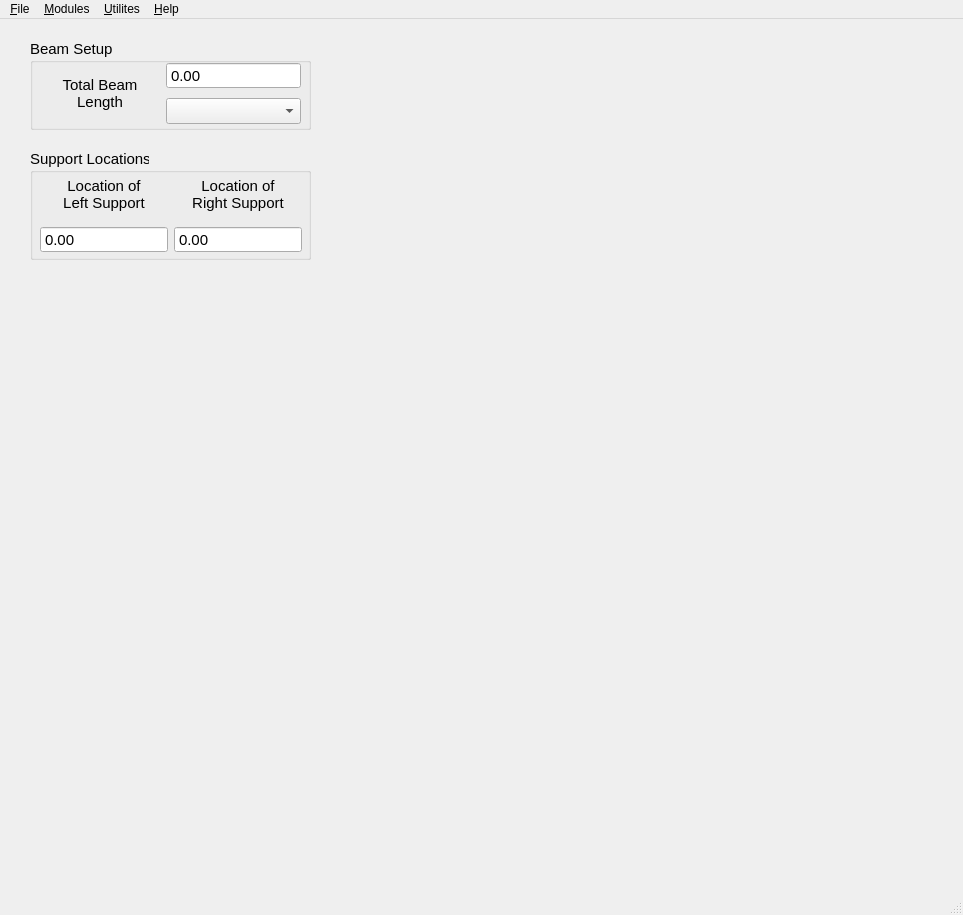
<?xml version="1.0" encoding="UTF-8"?>
<ui version="4.0">
 <class>MElist</class>
 <widget class="QMainWindow" name="MElist">
  <property name="geometry">
   <rect>
    <x>0</x>
    <y>0</y>
    <width>963</width>
    <height>915</height>
   </rect>
  </property>
  <property name="sizePolicy">
   <sizepolicy hsizetype="Fixed" vsizetype="Fixed">
    <horstretch>0</horstretch>
    <verstretch>0</verstretch>
   </sizepolicy>
  </property>
  <property name="minimumSize">
   <size>
    <width>270</width>
    <height>610</height>
   </size>
  </property>
  <property name="maximumSize">
   <size>
    <width>16777215</width>
    <height>16777215</height>
   </size>
  </property>
  <property name="focusPolicy">
   <enum>Qt::FocusPolicy::WheelFocus</enum>
  </property>
  <property name="windowTitle">
   <string>MainWindow</string>
  </property>
  <property name="tabShape">
   <enum>QTabWidget::TabShape::Rounded</enum>
  </property>
  <property name="dockNestingEnabled">
   <bool>false</bool>
  </property>
  <property name="unifiedTitleAndToolBarOnMac">
   <bool>false</bool>
  </property>
  <widget class="QWidget" name="centralwidget">
   <widget class="QGroupBox" name="supportlocation">
    <property name="geometry">
     <rect>
      <x>30</x>
      <y>130</y>
      <width>281</width>
      <height>111</height>
     </rect>
    </property>
    <property name="sizePolicy">
     <sizepolicy hsizetype="Preferred" vsizetype="Fixed">
      <horstretch>0</horstretch>
      <verstretch>0</verstretch>
     </sizepolicy>
    </property>
    <property name="font">
     <font>
      <family>Arial</family>
      <pointsize>11</pointsize>
     </font>
    </property>
    <property name="title">
     <string>Support Locations</string>
    </property>
    <widget class="QWidget" name="layoutWidget">
     <property name="geometry">
      <rect>
       <x>10</x>
       <y>20</y>
       <width>262</width>
       <height>84</height>
      </rect>
     </property>
     <layout class="QHBoxLayout" name="horizontalLayout_4">
      <item>
       <layout class="QVBoxLayout" name="verticalLayout_5">
        <item>
         <widget class="QLabel" name="label_4">
          <property name="text">
           <string>Location of
Left Support</string>
          </property>
          <property name="alignment">
           <set>Qt::AlignmentFlag::AlignCenter</set>
          </property>
         </widget>
        </item>
        <item>
         <widget class="QDoubleSpinBox" name="doubleSpinBox">
          <property name="sizePolicy">
           <sizepolicy hsizetype="Expanding" vsizetype="Fixed">
            <horstretch>0</horstretch>
            <verstretch>0</verstretch>
           </sizepolicy>
          </property>
          <property name="buttonSymbols">
           <enum>QAbstractSpinBox::ButtonSymbols::NoButtons</enum>
          </property>
          <property name="maximum">
           <double>100000000.000000000000000</double>
          </property>
         </widget>
        </item>
       </layout>
      </item>
      <item>
       <layout class="QVBoxLayout" name="verticalLayout_4">
        <item>
         <widget class="QLabel" name="label_5">
          <property name="text">
           <string>Location of
Right Support</string>
          </property>
          <property name="alignment">
           <set>Qt::AlignmentFlag::AlignCenter</set>
          </property>
         </widget>
        </item>
        <item>
         <widget class="QDoubleSpinBox" name="doubleSpinBox_2">
          <property name="sizePolicy">
           <sizepolicy hsizetype="Expanding" vsizetype="Fixed">
            <horstretch>0</horstretch>
            <verstretch>0</verstretch>
           </sizepolicy>
          </property>
          <property name="buttonSymbols">
           <enum>QAbstractSpinBox::ButtonSymbols::NoButtons</enum>
          </property>
          <property name="maximum">
           <double>100000000.000000000000000</double>
          </property>
         </widget>
        </item>
       </layout>
      </item>
     </layout>
    </widget>
   </widget>
   <widget class="QGroupBox" name="Beamsetuplength">
    <property name="geometry">
     <rect>
      <x>30</x>
      <y>20</y>
      <width>281</width>
      <height>91</height>
     </rect>
    </property>
    <property name="sizePolicy">
     <sizepolicy hsizetype="Preferred" vsizetype="Fixed">
      <horstretch>0</horstretch>
      <verstretch>0</verstretch>
     </sizepolicy>
    </property>
    <property name="font">
     <font>
      <family>Arial</family>
      <pointsize>11</pointsize>
     </font>
    </property>
    <property name="title">
     <string>Beam Setup</string>
    </property>
    <widget class="QWidget" name="layoutWidget_2">
     <property name="geometry">
      <rect>
       <x>10</x>
       <y>20</y>
       <width>261</width>
       <height>68</height>
      </rect>
     </property>
     <layout class="QHBoxLayout" name="horizontalLayout">
      <item>
       <widget class="QLabel" name="label_2">
        <property name="sizePolicy">
         <sizepolicy hsizetype="Preferred" vsizetype="Preferred">
          <horstretch>0</horstretch>
          <verstretch>0</verstretch>
         </sizepolicy>
        </property>
        <property name="minimumSize">
         <size>
          <width>120</width>
          <height>0</height>
         </size>
        </property>
        <property name="text">
         <string>Total Beam
Length</string>
        </property>
        <property name="alignment">
         <set>Qt::AlignmentFlag::AlignCenter</set>
        </property>
       </widget>
      </item>
      <item>
       <layout class="QVBoxLayout" name="verticalLayout">
        <item>
         <widget class="QDoubleSpinBox" name="Beamlength">
          <property name="sizePolicy">
           <sizepolicy hsizetype="Expanding" vsizetype="Fixed">
            <horstretch>0</horstretch>
            <verstretch>0</verstretch>
           </sizepolicy>
          </property>
          <property name="buttonSymbols">
           <enum>QAbstractSpinBox::ButtonSymbols::NoButtons</enum>
          </property>
          <property name="maximum">
           <double>100000000.000000000000000</double>
          </property>
         </widget>
        </item>
        <item>
         <widget class="QComboBox" name="beamlengthunits"/>
        </item>
       </layout>
      </item>
     </layout>
    </widget>
   </widget>
  </widget>
  <widget class="QStatusBar" name="statusbar"/>
  <widget class="QMenuBar" name="menubar">
   <property name="geometry">
    <rect>
     <x>0</x>
     <y>0</y>
     <width>963</width>
     <height>33</height>
    </rect>
   </property>
   <widget class="QMenu" name="menu_File">
    <property name="title">
     <string>&amp;File</string>
    </property>
    <widget class="QMenu" name="menu_Settings">
     <property name="title">
      <string>Settings</string>
     </property>
     <addaction name="actionTheme"/>
    </widget>
    <addaction name="menu_Settings"/>
    <addaction name="actionQuit"/>
   </widget>
   <widget class="QMenu" name="menu_Utilites">
    <property name="title">
     <string>&amp;Utilites</string>
    </property>
    <widget class="QMenu" name="menuTables">
     <property name="title">
      <string>Tables</string>
     </property>
     <addaction name="actionMaterials_list"/>
     <addaction name="actionCross_Sectional_Beams_and_Shapes_Lists"/>
     <addaction name="actionSaftey_Factors"/>
     <addaction name="actionFit_Classes"/>
    </widget>
    <addaction name="actionNotepad"/>
    <addaction name="actionCalculator"/>
    <addaction name="actionScreenshot"/>
    <addaction name="menuTables"/>
   </widget>
   <widget class="QMenu" name="menu_Help">
    <property name="title">
     <string>&amp;Help</string>
    </property>
    <widget class="QMenu" name="menuModules_help">
     <property name="title">
      <string>Modules</string>
     </property>
     <widget class="QMenu" name="menuGeneral_Analysis_help">
      <property name="title">
       <string>General Analysis</string>
      </property>
      <addaction name="actionUnit_Converter_help"/>
      <addaction name="actionMoments_of_Inertia_help"/>
      <addaction name="actionVectors_help"/>
      <addaction name="actionFriction_and_Force_help"/>
      <addaction name="actionFasteners_help"/>
      <addaction name="actionMaterial_Properties_help"/>
      <addaction name="actionCM_and_CG_help"/>
     </widget>
     <widget class="QMenu" name="menuBeams_and_Loads_help">
      <property name="title">
       <string>Beams and Loads</string>
      </property>
      <widget class="QMenu" name="menuGeneral_Beam_Analysis">
       <property name="title">
        <string>General Beam Analysis</string>
       </property>
       <addaction name="actionTrusses_help"/>
       <addaction name="actionBeamsMoments_of_Inertia_help"/>
       <addaction name="actionShear_and_Moment_help"/>
       <addaction name="actionIndeterminate_Axial_Structures_help"/>
       <addaction name="actionFlexure_help"/>
       <addaction name="actionBeam_Deformation_help"/>
       <addaction name="actionAxial_Beam_Deformation_help"/>
       <addaction name="actionTorsional_Beam_Deformation_help"/>
       <addaction name="actionSupported_Beams_help"/>
       <addaction name="actionMohr_s_Circle_help"/>
      </widget>
      <widget class="QMenu" name="menuCombined_Loadings_help">
       <property name="title">
        <string>Combined Loadings</string>
       </property>
       <widget class="QMenu" name="menuEccentric_Loadings_help">
        <property name="title">
         <string>Eccentric Loadings</string>
        </property>
        <addaction name="actionC_Clamp_help"/>
        <addaction name="actionCompression_Link_help"/>
        <addaction name="actionTension_Link_help"/>
        <addaction name="actionPost_help"/>
       </widget>
       <widget class="QMenu" name="menuShear_Force_and_Bending_Moment_help">
        <property name="title">
         <string>Shear Force and Bending Moment</string>
        </property>
        <addaction name="actionPost_and_Beam_help"/>
       </widget>
       <widget class="QMenu" name="menuAxial_Torsional_and_Bending_Stresses_help">
        <property name="title">
         <string>Axial, Torsional, and Bending Stresses</string>
        </property>
        <addaction name="actionSolid_shaft_and_Pipe_help"/>
       </widget>
       <addaction name="menuEccentric_Loadings_help"/>
       <addaction name="menuShear_Force_and_Bending_Moment_help"/>
       <addaction name="menuAxial_Torsional_and_Bending_Stresses_help"/>
      </widget>
      <addaction name="menuGeneral_Beam_Analysis"/>
      <addaction name="menuCombined_Loadings_help"/>
     </widget>
     <widget class="QMenu" name="menuKinematics_help">
      <property name="title">
       <string>Kinematics</string>
      </property>
      <addaction name="actionKinematic_Diagraming_help"/>
      <addaction name="actionVector_and_Motion_Analysis_help"/>
     </widget>
     <widget class="QMenu" name="menuEngineering_and_Drafting_help">
      <property name="title">
       <string>Engineering and Drafting</string>
      </property>
      <addaction name="actionGDT_Checker_help"/>
      <addaction name="actionVirtual_Condition_Calculator_help"/>
      <addaction name="actionLimits_and_Fits_help"/>
      <addaction name="actionGDTFasteners_help"/>
      <addaction name="actionPaper_Gauging_help"/>
      <addaction name="actionTolerance_Finder_help"/>
      <addaction name="actionDiameter_Deviation_help"/>
     </widget>
     <widget class="QMenu" name="menuAdditional_Calculators_help">
      <property name="title">
       <string>Additional Calculators</string>
      </property>
      <addaction name="actionTorsion_help"/>
      <addaction name="actionPressure_help"/>
      <addaction name="actionMohr_s_Circle_2"/>
     </widget>
     <addaction name="menuGeneral_Analysis_help"/>
     <addaction name="menuBeams_and_Loads_help"/>
     <addaction name="menuKinematics_help"/>
     <addaction name="menuEngineering_and_Drafting_help"/>
     <addaction name="menuAdditional_Calculators_help"/>
    </widget>
    <addaction name="menuModules_help"/>
    <addaction name="actionAbout"/>
   </widget>
   <widget class="QMenu" name="menu_Modules">
    <property name="title">
     <string>&amp;Modules</string>
    </property>
    <widget class="QMenu" name="menu_General_Analysis">
     <property name="title">
      <string>General Analysis</string>
     </property>
     <addaction name="actionUnit_Converter"/>
     <addaction name="actionMoments_of_Inertia"/>
     <addaction name="actionVectors"/>
     <addaction name="actionFriction_and_Force"/>
     <addaction name="actionFasteners"/>
     <addaction name="actionMaterial_Properties"/>
     <addaction name="actionCM_and_CG"/>
    </widget>
    <widget class="QMenu" name="menu_Beams_and_Loads">
     <property name="title">
      <string>Beams and Loads</string>
     </property>
     <widget class="QMenu" name="menu_Generic_Beam_Analysis">
      <property name="title">
       <string>Generic Beam Analysis</string>
      </property>
      <addaction name="actionTrusses"/>
      <addaction name="actionBeamsMoments_of_Inertia"/>
      <addaction name="actionShear_and_Moment"/>
      <addaction name="actionIndeterminate_Axial_Structures"/>
      <addaction name="actionFlexure"/>
      <addaction name="actionBeam_Deformation"/>
      <addaction name="actionAxial_Beam_Deformation"/>
      <addaction name="actionTorsional_Beam_Deformation"/>
      <addaction name="actionSupported_Beams"/>
      <addaction name="actionMohr_s_Circle"/>
     </widget>
     <widget class="QMenu" name="menuCombined_Loadings">
      <property name="title">
       <string>Combined Loadings</string>
      </property>
      <widget class="QMenu" name="menuEccentric_Loadings">
       <property name="title">
        <string>Eccentric Loadings</string>
       </property>
       <addaction name="actionC_Clamp"/>
       <addaction name="actionCompression_Link"/>
       <addaction name="actionTension_Link"/>
       <addaction name="actionPost"/>
      </widget>
      <widget class="QMenu" name="menuShear_Force_and_Bending_Moment">
       <property name="title">
        <string>Shear Force and Bending Moment</string>
       </property>
       <addaction name="actionPost_and_Beam"/>
      </widget>
      <widget class="QMenu" name="menuAxial_Torsional_and_Bending_Stresses">
       <property name="title">
        <string>Axial, Torsional, and Bending Stresses</string>
       </property>
       <addaction name="actionSolid_Shaft_and_Pipe"/>
      </widget>
      <addaction name="menuEccentric_Loadings"/>
      <addaction name="menuShear_Force_and_Bending_Moment"/>
      <addaction name="menuAxial_Torsional_and_Bending_Stresses"/>
     </widget>
     <addaction name="menu_Generic_Beam_Analysis"/>
     <addaction name="menuCombined_Loadings"/>
    </widget>
    <widget class="QMenu" name="menu_Kinematics">
     <property name="title">
      <string>Kinematics</string>
     </property>
     <addaction name="actionKinematic_Diagraming"/>
     <addaction name="actionVector_Analysis"/>
    </widget>
    <widget class="QMenu" name="menu_Egineering_and_Drafting">
     <property name="title">
      <string>Egineering and Drafting</string>
     </property>
     <addaction name="actionGDT_Checker"/>
     <addaction name="actionVirtual_Condition_Calculator"/>
     <addaction name="actionLimits_and_Fits"/>
     <addaction name="actionGDTFasteners"/>
     <addaction name="actionPaper_Gauging"/>
     <addaction name="actionTolerance_Finder"/>
     <addaction name="actionDiameter_Deviation"/>
    </widget>
    <widget class="QMenu" name="menu_Additional_Calculators">
     <property name="title">
      <string>Additional Calculators</string>
     </property>
     <addaction name="actionTorsion"/>
     <addaction name="actionPressure"/>
     <addaction name="actionAddMohr_s_Circle"/>
    </widget>
    <addaction name="menu_General_Analysis"/>
    <addaction name="menu_Beams_and_Loads"/>
    <addaction name="menu_Kinematics"/>
    <addaction name="menu_Egineering_and_Drafting"/>
    <addaction name="menu_Additional_Calculators"/>
   </widget>
   <addaction name="menu_File"/>
   <addaction name="menu_Modules"/>
   <addaction name="menu_Utilites"/>
   <addaction name="menu_Help"/>
  </widget>
  <action name="actionUnit_Converter">
   <property name="text">
    <string>Unit Converter</string>
   </property>
  </action>
  <action name="actionMoments_of_Inertia">
   <property name="text">
    <string>Moments of Inertia</string>
   </property>
  </action>
  <action name="actionVectors">
   <property name="text">
    <string>Vectors</string>
   </property>
  </action>
  <action name="actionFriction_and_Force">
   <property name="text">
    <string>Friction and Force</string>
   </property>
  </action>
  <action name="actionFasteners">
   <property name="text">
    <string>Fasteners</string>
   </property>
  </action>
  <action name="actionMaterial_Properties">
   <property name="text">
    <string>Material Properties</string>
   </property>
  </action>
  <action name="actionCM_and_CG">
   <property name="text">
    <string>CM and CG</string>
   </property>
  </action>
  <action name="actionTrusses">
   <property name="text">
    <string>Trusses</string>
   </property>
  </action>
  <action name="actionBeamsMoments_of_Inertia">
   <property name="text">
    <string>Moments of Inertia</string>
   </property>
  </action>
  <action name="actionShear_and_Moment">
   <property name="text">
    <string>Shear and Moment</string>
   </property>
  </action>
  <action name="actionIndeterminate_Axial_Structures">
   <property name="text">
    <string>Indeterminate Axial Structures</string>
   </property>
  </action>
  <action name="actionFlexure">
   <property name="text">
    <string>Flexure</string>
   </property>
  </action>
  <action name="actionBeam_Deformation">
   <property name="text">
    <string>Beam Deformation</string>
   </property>
  </action>
  <action name="actionAxial_Beam_Deformation">
   <property name="text">
    <string>Axial Beam Deformation</string>
   </property>
  </action>
  <action name="actionTorsional_Beam_Deformation">
   <property name="text">
    <string>Torsional Beam Deformation</string>
   </property>
  </action>
  <action name="actionSupported_Beams">
   <property name="text">
    <string>Supported Beams</string>
   </property>
  </action>
  <action name="actionMohr_s_Circle">
   <property name="text">
    <string>Mohr's Circle</string>
   </property>
  </action>
  <action name="actionC_Clamp">
   <property name="text">
    <string>C-Clamp</string>
   </property>
  </action>
  <action name="actionCompression_Link">
   <property name="text">
    <string>Compression Link</string>
   </property>
  </action>
  <action name="actionTension_Link">
   <property name="text">
    <string>Tension Link</string>
   </property>
  </action>
  <action name="actionPost">
   <property name="text">
    <string>Post</string>
   </property>
  </action>
  <action name="actionPost_and_Beam">
   <property name="text">
    <string>Post and Beam</string>
   </property>
  </action>
  <action name="actionKinematic_Diagraming">
   <property name="text">
    <string>Kinematic Diagraming</string>
   </property>
  </action>
  <action name="actionVector_Analysis">
   <property name="text">
    <string>Vector Analysis</string>
   </property>
  </action>
  <action name="actionGDT_Checker">
   <property name="text">
    <string>GDT Checker</string>
   </property>
  </action>
  <action name="actionVirtual_Condition_Calculator">
   <property name="text">
    <string>Virtual Condition Calculator</string>
   </property>
  </action>
  <action name="actionLimits_and_Fits">
   <property name="text">
    <string>Limits and Fits</string>
   </property>
  </action>
  <action name="actionGDTFasteners">
   <property name="text">
    <string>Fasteners</string>
   </property>
  </action>
  <action name="actionPaper_Gauging">
   <property name="text">
    <string>Paper Gauging</string>
   </property>
  </action>
  <action name="actionTolerance_Finder">
   <property name="text">
    <string>Tolerance Finder</string>
   </property>
  </action>
  <action name="actionDiameter_Deviation">
   <property name="text">
    <string>Diameter Deviation</string>
   </property>
  </action>
  <action name="actionTorsion">
   <property name="text">
    <string>Torsion</string>
   </property>
  </action>
  <action name="actionPressure">
   <property name="text">
    <string>Pressure</string>
   </property>
  </action>
  <action name="actionAddMohr_s_Circle">
   <property name="text">
    <string>Mohr's Circle</string>
   </property>
  </action>
  <action name="actionModule_List">
   <property name="text">
    <string>Module List</string>
   </property>
  </action>
  <action name="actionQuit">
   <property name="text">
    <string>Quit</string>
   </property>
  </action>
  <action name="actionNotepad">
   <property name="text">
    <string>Notepad</string>
   </property>
  </action>
  <action name="actionCalculator">
   <property name="text">
    <string>Calculator</string>
   </property>
  </action>
  <action name="actionScreenshot">
   <property name="text">
    <string>Screenshot</string>
   </property>
  </action>
  <action name="actionPerfer_SI_units">
   <property name="text">
    <string>Edit Saftey Factor</string>
   </property>
  </action>
  <action name="actionPerfer_Metric_Units">
   <property name="text">
    <string>Theme</string>
   </property>
  </action>
  <action name="actionMaterials_list">
   <property name="text">
    <string>Materials List</string>
   </property>
  </action>
  <action name="actionCross_Sectional_Beams_and_Shapes_Lists">
   <property name="text">
    <string>Beams and Shapes Lists</string>
   </property>
  </action>
  <action name="actionAbout">
   <property name="text">
    <string>About</string>
   </property>
  </action>
  <action name="actionUnit_Converter_help">
   <property name="text">
    <string>Unit Converter</string>
   </property>
  </action>
  <action name="actionMoments_of_Inertia_help">
   <property name="text">
    <string>Moments of Inertia</string>
   </property>
  </action>
  <action name="actionVectors_help">
   <property name="text">
    <string>Vectors</string>
   </property>
  </action>
  <action name="actionFriction_and_Force_help">
   <property name="text">
    <string>Friction and Force</string>
   </property>
  </action>
  <action name="actionFasteners_help">
   <property name="text">
    <string>Fasteners</string>
   </property>
  </action>
  <action name="actionMaterial_Properties_help">
   <property name="text">
    <string>Material Properties</string>
   </property>
  </action>
  <action name="actionCM_and_CG_help">
   <property name="text">
    <string>CM and CG</string>
   </property>
  </action>
  <action name="actionTrusses_help">
   <property name="text">
    <string>Trusses</string>
   </property>
  </action>
  <action name="actionBeamsMoments_of_Inertia_help">
   <property name="text">
    <string>Moments of Inertia</string>
   </property>
  </action>
  <action name="actionShear_and_Moment_help">
   <property name="text">
    <string>Shear and Moment</string>
   </property>
  </action>
  <action name="actionIndeterminate_Axial_Structures_help">
   <property name="text">
    <string>Indeterminate Axial Structures</string>
   </property>
  </action>
  <action name="actionFlexure_help">
   <property name="text">
    <string>Flexure</string>
   </property>
  </action>
  <action name="actionBeam_Deformation_help">
   <property name="text">
    <string>Beam Deformation</string>
   </property>
  </action>
  <action name="actionAxial_Beam_Deformation_help">
   <property name="text">
    <string>Axial Beam Deformation</string>
   </property>
  </action>
  <action name="actionTorsional_Beam_Deformation_help">
   <property name="text">
    <string>Torsional Beam Deformation</string>
   </property>
  </action>
  <action name="actionSupported_Beams_help">
   <property name="text">
    <string>Supported Beams</string>
   </property>
  </action>
  <action name="actionMohr_s_Circle_help">
   <property name="text">
    <string>Mohr's Circle</string>
   </property>
  </action>
  <action name="actionC_Clamp_help">
   <property name="text">
    <string>C-Clamp</string>
   </property>
  </action>
  <action name="actionCompression_Link_help">
   <property name="text">
    <string>Compression Link</string>
   </property>
  </action>
  <action name="actionTension_Link_help">
   <property name="text">
    <string>Tension Link</string>
   </property>
  </action>
  <action name="actionPost_help">
   <property name="text">
    <string>Post</string>
   </property>
  </action>
  <action name="actionPost_and_Beam_help">
   <property name="text">
    <string>Post and Beam</string>
   </property>
  </action>
  <action name="actionSolid_shaft_and_Pipe_help">
   <property name="text">
    <string>Solid Shaft and Pipe</string>
   </property>
  </action>
  <action name="actionKinematic_Diagraming_help">
   <property name="text">
    <string>Kinematic Diagraming</string>
   </property>
  </action>
  <action name="actionVector_and_Motion_Analysis_help">
   <property name="text">
    <string>Vector and Motion Analysis</string>
   </property>
  </action>
  <action name="actionGDT_Checker_help">
   <property name="text">
    <string>GDT Checker</string>
   </property>
  </action>
  <action name="actionVirtual_Condition_Calculator_help">
   <property name="text">
    <string>Virtual Condition Calculator</string>
   </property>
  </action>
  <action name="actionLimits_and_Fits_help">
   <property name="text">
    <string>Limits and Fits</string>
   </property>
  </action>
  <action name="actionGDTFasteners_help">
   <property name="text">
    <string>Fasteners</string>
   </property>
  </action>
  <action name="actionPaper_Gauging_help">
   <property name="text">
    <string>Paper Gauging</string>
   </property>
  </action>
  <action name="actionTolerance_Finder_help">
   <property name="text">
    <string>Tolerance Finder</string>
   </property>
  </action>
  <action name="actionDiameter_Deviation_help">
   <property name="text">
    <string>Diameter Deviation</string>
   </property>
  </action>
  <action name="actionTorsion_help">
   <property name="text">
    <string>Torsion</string>
   </property>
  </action>
  <action name="actionPressure_help">
   <property name="text">
    <string>Pressure</string>
   </property>
  </action>
  <action name="actionTheme">
   <property name="text">
    <string>Theme</string>
   </property>
  </action>
  <action name="actionSaftey_Factors">
   <property name="text">
    <string>Saftey Factors</string>
   </property>
  </action>
  <action name="actionSolid_Shaft_and_Pipe">
   <property name="text">
    <string>Solid Shaft and Pipe</string>
   </property>
  </action>
  <action name="actionMohr_s_Circle_2">
   <property name="text">
    <string>Mohr's Circle</string>
   </property>
  </action>
  <action name="actionFit_Classes">
   <property name="text">
    <string>Fit Classes</string>
   </property>
  </action>
 </widget>
 <resources/>
 <connections/>
</ui>
